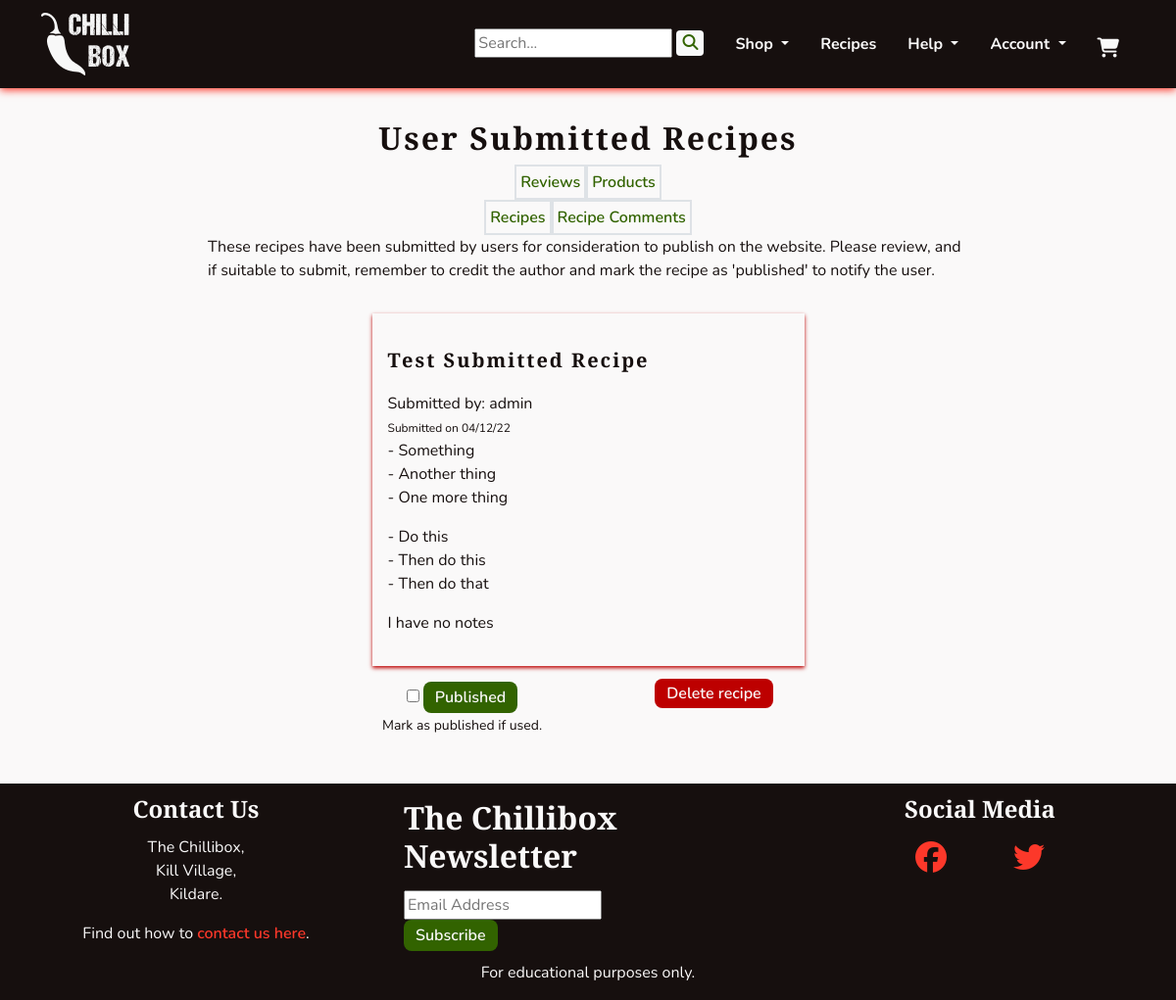
The app's page /management/user_recipes/ (signed in) with its own data.
### recipes/models.py (models this page shows)
class SubmittedRecipe(models.Model):
    user = models.ForeignKey(User, on_delete=models.SET_NULL, null=True,
                             blank=True)
    recipe_title = models.CharField(max_length=140)
    ingredients = models.TextField()
    directions = models.TextField()
    notes = models.TextField(null=True, blank=True, help_text='Please include \
                             any notes or insights you would like included.')
    submitted_on = models.DateTimeField(auto_now_add=True)
    edited_on = models.DateTimeField(auto_now=True)
    published = models.BooleanField(default=False)
    def __str__(self):
        return self.recipe_title

### profiles/models.py (models this page shows, shortened)
class UserProfile(models.Model):
    user = models.OneToOneField(User, on_delete=models.CASCADE)
    first_name = models.CharField(max_length=40, null=True, blank=True)
    last_name = models.CharField(max_length=80, null=True, blank=True)
    display_name = models.CharField(max_length=40, null=True, blank=True)
    phone_number = models.CharField(max_length=20, null=True, blank=True)
    street_address1 = models.CharField(max_length=80, null=True, blank=True)
    street_address2 = models.CharField(max_length=80, null=True, blank=True)
    town_or_city = models.CharField(max_length=40, null=True, blank=True)
    county = models.CharField(max_length=80, null=True, blank=True)
    country = CountryField(blank_label='Country', null=True, blank=True)
    postcode = models.CharField(max_length=20, null=True, blank=True)
    class Meta:
        verbose_name_plural = "User Profiles"

### management/views.py (the view)
# urls.py: path('user_recipes/', views.UserRecipeList.as_view(),
class UserRecipeList(StaffRequiredMixin, generic.ListView):
    model = SubmittedRecipe
    template_name = 'management/user_recipes.html'
    paginate_by = 10
    def get_queryset(self):
        queryset = SubmittedRecipe.objects.order_by('-submitted_on')
        return queryset

### management/mixins.py (called while the page is built)
    def test_func(self):
        return self.request.user.is_staff

### management/templates/management/user_recipes.html (shortened to what this page needs)
{% extends 'base.html' %}
{% load static %}
{% block content %}
<section class="row">
    <div class="text-center">
        <h2 class="headings mb-2">User Submitted Recipes</h2>
        <div class="d-flex flex-row justify-content-center">
            <div class="border border-2 p-1">
                <a class="chilli-link" href="{% url 'management:user_reviews' %}">Reviews</a>
            </div>
            <div class="border border-2 p-1">
                <a class="chilli-link" href="{% url 'management:dashboard' %}">Products</a>
            </div>
        </div>
        <div class="d-flex flex-row justify-content-center">
            <div class="border border-2 p-1">
                <a class="chilli-link" href="{% url 'management:recipes' %}">Recipes</a>
            </div>
            <div class="border border-2 p-1">
                <a class="chilli-link" href="{% url 'management:recipe_comments' %}">Recipe Comments</a>
            </div>
        </div>
    </div>
    <div class="col-10 col-md-8 mx-auto">
        <p>These recipes have been submitted by users for consideration to publish on the website. Please review, and if suitable to submit, remember to credit the author and mark the recipe as 'published' to notify the user.</p>
    </div>
    <div class="col-12">
        <div class="col-10 mx-auto">
            {% for recipe in submittedrecipe_list %}
            <div class="col-md-6 mx-auto">
                <div class="recipe-card">
                    <h2 class="headings big">{{ recipe }}</h2>
                    <div>
                        <p class="mb-0">Submitted by: {{ recipe.user.userprofile.display_name }}</p>
                        <span class="small">Submitted on {{ recipe.submitted_on|date:'d/m/y' }}</span>
                    </div>
                    <div>
                        {{ recipe.ingredients|linebreaks }}
                    </div>
                    <div>
                        {{ recipe.directions|linebreaks }}
                    </div>
                    <div>
                        {{ recipe.notes|linebreaks }}
                    </div>
                </div>
                <div class="row d-flex flex-row justify-content-between">
                    <div class="col-12 col-sm-6 text-center">
                        {% if recipe.published %}
                        <span><strong>Published</strong></span>
                        {% else %}
                        <form action="{% url 'management:publish_submitted' recipe.pk %}" method="POST">
                            <input type="checkbox" aria-label="Publish recipe">
                            <button type="submit" class="chilli-btn chilli-go">Published</button>
                        </form>
                        <span><small>Mark as published if used.</small></span>
                        {% endif %}
                    </div>
                    <div class="col-12 col-sm-6 text-center">
                        <a class="chilli-btn chilli-dngr" href="{% url 'recipes:delete_submitted' recipe.pk %}">Delete recipe</a>
                    </div>
                </div>
            </div>
            {% empty %}
            <p>There aren't any recipes yet!</p>
            {% endfor %}
        </div>
    </div>
</section>
{% endblock %}

### static/css/style.css (style rules this page uses)
:root { --site-white: #faf9f9; --site-black: #160f0e; --site-grey: #6b6363; --site-red: #fc382a; --site-dark-red:#bd0000; --site-green: #568729; --site-dark-green: #326300; --site-text-bg: rgba(49, 99, 0, 0.2); --site-car-bg: rgba(245, 241, 238, 0.61); }
html { height: 100%; }
section { max-width: 2550px; }
body { font-family: "Nunito", sans-serif; color: var(--site-black); font-size: 1rem; background: var(--site-white); }
h1, h2, h3, h4 { font-family: "Merriweather Sans", "Nunito", sans-serif; font-weight: 900; margin-top: 0.5em; margin-bottom: 0.5em; }
.headings { font-size: 2rem; letter-spacing: 2px; margin: 1em 0; }
.big { font-size: 1.25rem; }
.small { font-size: 0.75em; }
button { border: none; }
a { text-decoration: none; }
.chilli-link { font-weight: 600; color: var(--site-dark-green); transition: all 0.2s linear; }
.chilli-btn { padding: 0.25em 0.75em; font-weight: 600; color: var(--site-white); background-color: var(--site-black); border-radius: 8px; transition: all 0.2s linear; }
.chilli-dngr { background-color: var(--site-dark-red); }
.chilli-go { background-color: var(--site-dark-green); }
.recipe-card { max-width: 90%; height: 100%; padding: 1em; margin: 1em auto; box-shadow: 0 2px 4px 0 var(--site-dark-red); }

### records on screen
SubmittedRecipe: recipe_title "Test Submitted Recipe", user.userprofile.display_name "admin", submitted_on "04/12/22", ingredients "- Something - Another thing - One more thing", directions "- Do this - Then do this - Then do that", notes "I have no notes"
